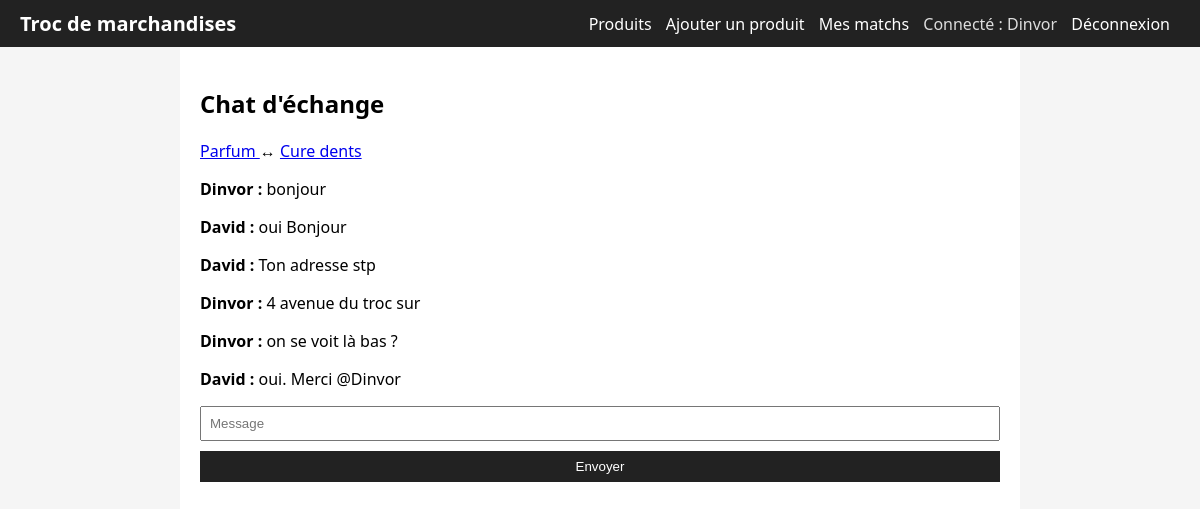
Page /chat/4 (signed in) on the committed database.
### tables this page shows
CREATE TABLE users (
            id INTEGER PRIMARY KEY AUTOINCREMENT,
            name TEXT NOT NULL,
            email TEXT UNIQUE NOT NULL,
            password TEXT NOT NULL,
            bio TEXT
        );

CREATE TABLE products (
            id INTEGER PRIMARY KEY AUTOINCREMENT,
            user_id INTEGER NOT NULL,
            title TEXT NOT NULL,
            description TEXT,
            image TEXT,
            status TEXT DEFAULT 'disponible',
            FOREIGN KEY(user_id) REFERENCES users(id)
        );

CREATE TABLE messages (
            id INTEGER PRIMARY KEY AUTOINCREMENT,
            match_id INTEGER NOT NULL,
            sender_id INTEGER NOT NULL,
            content TEXT NOT NULL,
            created_at DATETIME DEFAULT CURRENT_TIMESTAMP,
            FOREIGN KEY(match_id) REFERENCES matches(id),
            FOREIGN KEY(sender_id) REFERENCES users(id)
        );

### chat/routes.py (the view)
@chat_bp.route("/chat/<int:match_id>")
def chat(match_id):
    user = current_user()
    if not user:
        return redirect(url_for("auth.login"))
    conn = get_db()
    c = conn.cursor()
    c.execute("SELECT * FROM matches WHERE id=?", (match_id,))
    match = c.fetchone()
    if not match:
        conn.close()
        flash("Match introuvable.")
        return redirect(url_for("matching.matches"))
    c.execute("SELECT * FROM products WHERE id=?", (match["product_a_id"],))
    product_a = c.fetchone()
    c.execute("SELECT * FROM products WHERE id=?", (match["product_b_id"],))
    product_b = c.fetchone()
    if user["id"] not in (product_a["user_id"], product_b["user_id"]):
        conn.close()
        flash("Tu n'as pas accès à ce chat.")
        return redirect(url_for("matching.matches"))
    c.execute("""
        SELECT m.*, u.name AS sender_name
        FROM messages m
        JOIN users u ON m.sender_id = u.id
        WHERE match_id=?
        ORDER BY m.created_at ASC
    """, (match_id,))
    messages = c.fetchall()
    conn.close()
    return render_template(
        "chat.html",
        match=match,
        product_a=product_a,
        product_b=product_b,
        messages=messages,
        user=user
    )

### app.py (called while the page is built)
def get_db():
    conn = sqlite3.connect("troc.db")
    conn.row_factory = sqlite3.Row
    return conn

def current_user():
    if "user_id" in session:
        conn = get_db()
        c = conn.cursor()
        c.execute("SELECT * FROM users WHERE id=?", (session["user_id"],))
        u = c.fetchone()
        conn.close()
        return u
    return None

def create_app():
    app = Flask(__name__)
    app.config["SECRET_KEY"] = "dev-secret-key"
    from auth.routes import auth_bp
    from products.routes import products_bp
    from matching.routes import matching_bp
    from chat.routes import chat_bp
    from api.routes import api_bp
    app.register_blueprint(auth_bp)
    app.register_blueprint(products_bp)
    app.register_blueprint(matching_bp)
    app.register_blueprint(chat_bp)
    app.register_blueprint(api_bp)
    @app.context_processor
    def inject_user():
        return {"user": current_user()}
    @app.route("/")
    def index():
        return render_template("products.html", products=[], user=current_user())
    socketio.init_app(app)
    return app

### chat/routes.py (called while the page is built)
def get_db():
    conn = sqlite3.connect("troc.db")
    conn.row_factory = sqlite3.Row
    return conn

def current_user():
    if "user_id" in session:
        conn = get_db()
        c = conn.cursor()
        c.execute("SELECT * FROM users WHERE id=?", (session["user_id"],))
        u = c.fetchone()
        conn.close()
        return u
    return None

### templates/chat.html (shortened to what this page needs)
{% extends "base.html" %}
{% block content %}
<h2>Chat d'échange</h2>
<p>
    <a href="{{ url_for('products.product_detail', product_id=product_a['id']) }}">
        {{ product_a['title'] }}
    </a>
    ↔
    <a href="{{ url_for('products.product_detail', product_id=product_b['id']) }}">
        {{ product_b['title'] }}
    </a>
</p>
<div id="messages">
    {% for msg in messages %}
        <p><strong>{{ msg['sender_name'] }} :</strong> {{ msg['content'] }}</p>
    {% endfor %}
</div>
<input id="msg" placeholder="Message">
<button onclick="sendMessage()">Envoyer</button>
{% endblock %}

### templates/base.html (shortened to what this page needs)
<!DOCTYPE html>
<html lang="fr">
<head>
    <link rel="stylesheet" href="{{ url_for('static', filename='style.css') }}">
</head>
<body>
<header>
    <h1>Troc de marchandises</h1>
    <nav>
        <a href="{{ url_for('products.products') }}">Produits</a>
        {% if user %}
            <a href="{{ url_for('products.product_add') }}">Ajouter un produit</a>
            <a href="{{ url_for('matching.matches') }}">Mes matchs</a>
            <span class="user">Connecté : {{ user['name'] }}</span>
            <a href="{{ url_for('auth.logout') }}">Déconnexion</a>
        {% else %}
            <a href="{{ url_for('auth.login') }}">Connexion</a>
            <a href="{{ url_for('auth.register') }}">Inscription</a>
        {% endif %}
    </nav>
</header>
<main>
    {% block content %}{% endblock %}
</main>
</body>
</html>

### static/style.css (style rules this page uses)
body { font-family: system-ui, sans-serif; margin: 0; padding: 0; background: #f5f5f5; }
header { background: #222; color: #fff; padding: 10px 20px; display: flex; align-items: center; justify-content: space-between; }
header h1 { margin: 0; font-size: 20px; }
nav a { color: #fff; margin-right: 10px; text-decoration: none; }
nav .user { color: #ddd; margin-right: 10px; }
main { padding: 20px; max-width: 800px; margin: 0 auto; background: #fff; min-height: calc(100vh - 60px); }
input, textarea, select, button { display: block; width: 100%; margin: 5px 0 10px 0; padding: 8px; box-sizing: border-box; }
button { background: #222; color: #fff; border: none; cursor: pointer; }

### rows in the picture
users: name "Dinvor"
products: title "Parfum"
products: title "Cure dents"
messages: sender_name "Dinvor", content "bonjour"
messages: sender_name "David", content "oui Bonjour"
messages: sender_name "David", content "Ton adresse stp"
messages: sender_name "Dinvor", content "4 avenue du troc sur"
messages: sender_name "Dinvor", content "on se voit là bas ?"
messages: sender_name "David", content "oui. Merci @Dinvor"
